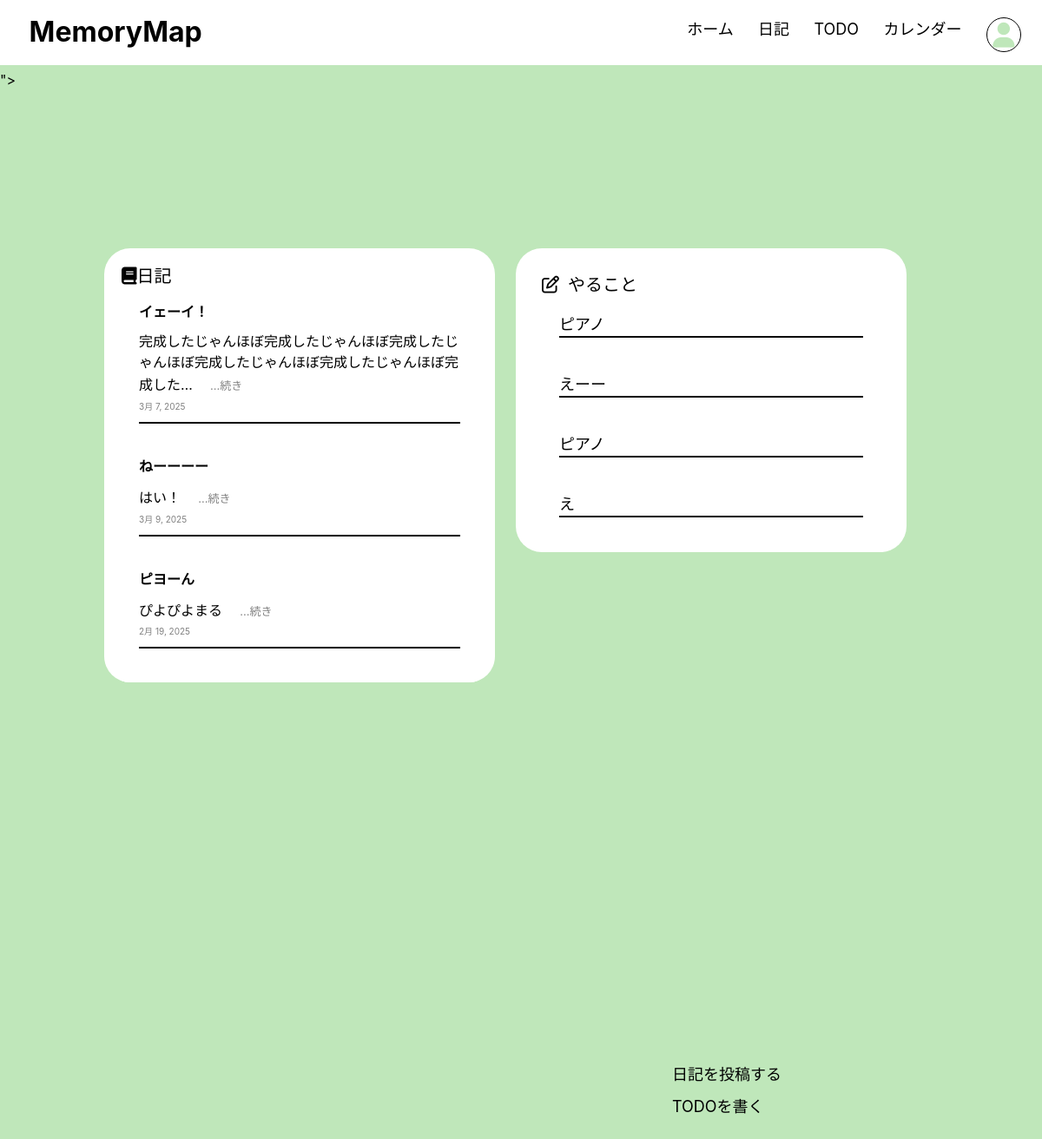
Before: / with the older database file.
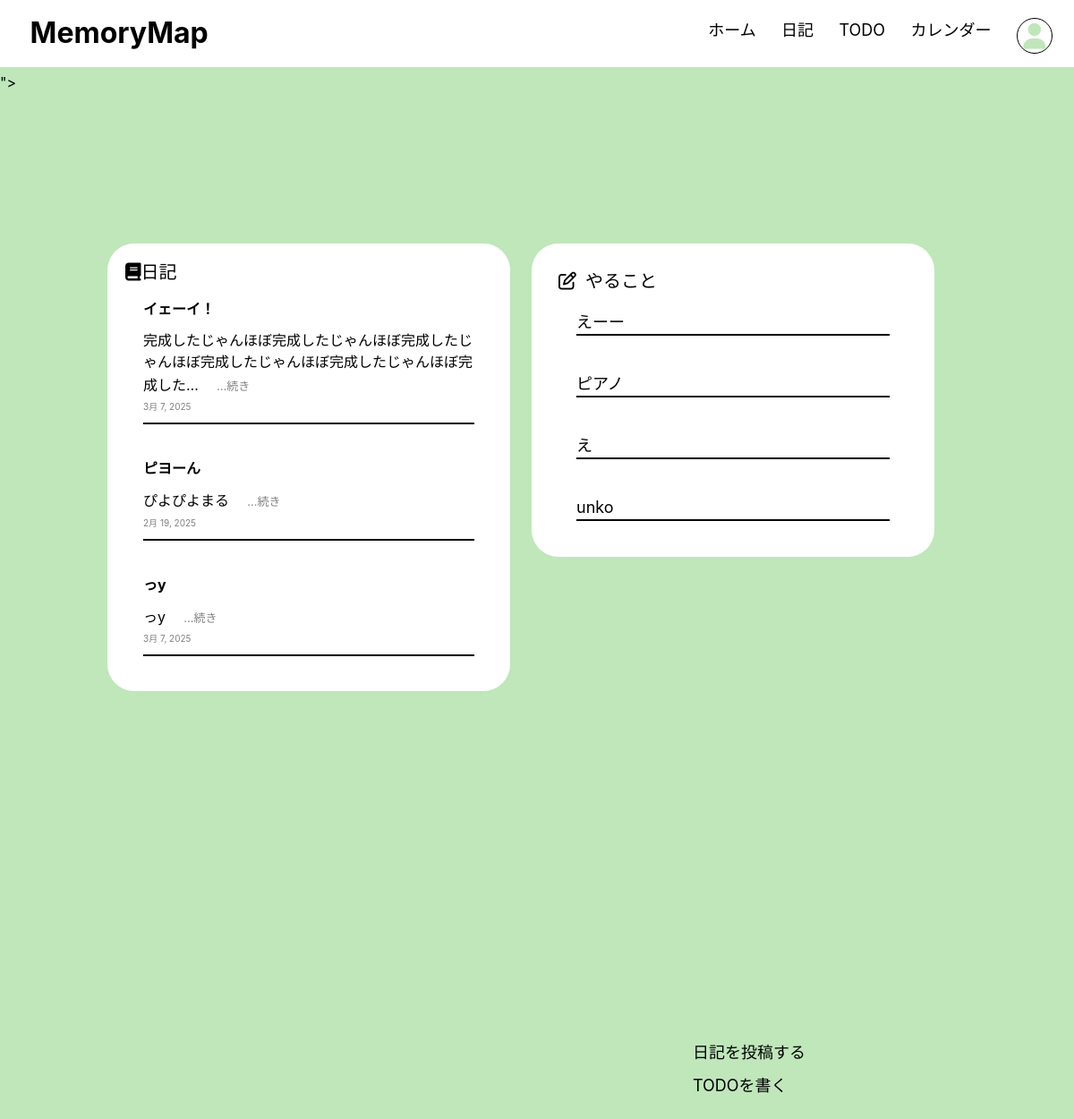
After: the same page with the newer database file.
### diary/models.py (models this page shows)
class Diary(models.Model):
    id = models.UUIDField(primary_key=True,default=uuid.uuid4,editable=False)
    date = models.DateField(verbose_name='日付',default=timezone.now)
    title = models.CharField(verbose_name='タイトル',max_length=40)
    text = models.CharField(verbose_name='本文',max_length=200)
    created_at = models.DateTimeField(verbose_name='作成日時',default=timezone.now)
    updated_at = models.DateTimeField(verbose_name='編集日時',blank=True,null=True)

class Todo(models.Model):
    id = models.AutoField(primary_key=True)
    time = models.DateTimeField(verbose_name="作成日", default=timezone.now)
    memo = models.TextField()
    is_completed = models.BooleanField(default=False)

### diary/views.py (the view)
# urls.py: path('', views.IndexView.as_view(), name='index'),
class IndexView(TemplateView):
    template_name = 'index.html'
    def get_context_data(self, **kwargs):
        context = super().get_context_data(**kwargs)
        context['diary_list'] = Diary.objects.all().order_by('-id')
        context['todo_list'] = Todo.objects.all().order_by('-id')
        return context

### templates/index.html (shortened to what this page needs)
{% extends "base.html" %}
{% load static %}
{% block extra_css %}<link rel="stylesheet" href="{% static 'css/style.css' %}">{% endblock %}
{% block content %}
<main class="main">
    <section class="diary">
        <div class="diary">
            <h1 class="mydiary"><i class="fa-solid fa-book"></i>日記</h1>
            <div class="row">
                {% for diary in diary_list %}
                <div class="col-12">
                    <div class="card">
                        <div class="card-body">
                            <h5 class="card-title"><a href="{% url 'diary:diary_detail' diary.pk %}">{{ diary.title }}</a></h5>
                            <div class="text">
                            <p class="card-text">{{ diary.text|truncatechars:50 }}
                                <a href="{% url 'diary:diary_detail' diary.pk %}" class="btn btn-primary">&nbsp;...続き</a>
                            </p>
                            </div>
                            <p class="card-date">{{ diary.date }}</p>
                            <div class="line"></div>
                        </div>
                    </div>
                </div>
                {% endfor %}
            </div>
        </div>
    </section>
    <section class="todo">
        <div class="content">
            <h1 class="today"><i class="fa-regular fa-pen-to-square"></i>やること</h1>
            <div class="row">
                {% for todo in todo_list %}
                <div class="col-12">
                    <div class="card">
                        <div class="card-body">
                            <div class="memo">
                                <p class="card-memo">{{ todo.memo }}</p>
                            </div>
                            <div class="line"></div>
                        </div>
                    </div>
                </div>
                {% empty %}
                    <p>やることはありません。</p>
                {% endfor %}
            </div>
        </div>
    </section>
    <div class="write">
        <p><a href="{% url 'diary:diary_create' %}">日記を投稿する</a></p>
        <p><a href="{% url 'diary:todo_list' %}">TODOを書く</a></p>
    </div>
</main>
{% endblock %}

### templates/base.html (shortened to what this page needs)
{% load static %}
<!DOCTYPE html>
<html lang="ja">
<head>
    {% load bootstrap4 %}
    {% bootstrap_css %}
    <link rel="stylesheet" href="{% static 'css/destyle.css' %}">
    {% block extra_css %}{% endblock %}
    <link rel="stylesheet" href="https://cdnjs.cloudflare.com/ajax/libs/font-awesome/6.5.1/css/all.min.css">
</head>
<body>
    <header>
        <div class="logo">
            <a href="{% url 'diary:index' %}"><h1>MemoryMap</h1></a>
        </div>
        <nav>
            <ul>
                <li><a href="{% url 'diary:index' %}">ホーム</a></li>
                <li><a href="{% url 'diary:diary_list' %}">日記</a></li>
                <li><a href="{% url 'diary:todo_list' %}">TODO</a></li>
                <li>カレンダー</li>
                <li><div class=user-icon><i class="fa-solid fa-user"></i></div></li>
            </ul>
        </nav>
    </header>
    <main class="container">
        {% block content %}
        {% endblock %}
    </main>
    <input type="hidden" id="csrf_token" value="{% csrf_token %}">
</body>
</html>

### static/css/destyle.css (style rules this page uses)
html { line-height: 1.15; -webkit-text-size-adjust: 100%; -webkit-tap-highlight-color: transparent; }
body { margin: 0; }
main { display: block; }
p, table, blockquote, address, pre, iframe, form, figure, dl { margin: 0; }
h1, h2, h3, h4, h5, h6 { font-size: inherit; font-weight: inherit; margin: 0; }
ul, ol { margin: 0; padding: 0; list-style: none; }
a { background-color: transparent; text-decoration: none; color: inherit; }

### static/css/style.css (style rules this page uses)
:root { --mainColor: #BFE7BA; --subColor: white; --accentColor: #88c057; --btnColor:#417c0d; }
html { font-size: 100%; line-height: 1.8; }
body { color: #000000; background-color: var(--mainColor); }
header { display: flex; justify-content: space-between; align-items: center; padding:15px 10px; background-color:var(--subColor); position: fixed; top: 0; left: 0; width: 100%; z-index: 1000; }
nav ul { display:flex; list-style-type: none; justify-content: space-around; font-size: 18px; }
nav { width:35%; padding-top:5px; }
.logo { font-size:2rem; font-weight: bold; padding-left: 2%; }
.fa-user { color: var(--mainColor); font-size: 1.8rem; }
.user-icon { width: 40px; height: 40px; display: flex; align-items: center; justify-content: center; border: 1px solid #000000; border-radius: 50%; }
a { text-decoration: none; }
.main { width: 80%; max-width: 800px; margin: 20px auto; padding: 20px; }
section.diary { background-color: var(--subColor); position: absolute; top: 20%; left: 10%; width: 450px; height: 500px; border-radius: 30px; overflow: hidden; }
section.diary .diary { overflow-y: auto; max-height: 100%; scrollbar-width: thin; scrollbar-color: #a0a0a0 #e0e0e0; flex: 1; padding: 20px; }
h1.mydiary { font-size: 20px; }
.card { border: none; box-shadow: none; }
.card-title { font-weight: bold; }
.line { border-width:0.3px; border-style:solid; }
.text { align-items: baseline; }
.card-date { color: gray; font-size:10px; padding-bottom: 10px; }
.btn-primary { font-size:13px; color:gray; background-color: transparent; border: none; }
section.todo { background-color: white; position: absolute; top:20%; right:13%; width: 450px; height: 350px; border-radius: 30px; overflow: hidden; }
section.todo .content { overflow-y: auto; max-height: 100%; scrollbar-width: thin; scrollbar-color: #a0a0a0 #e0e0e0; flex: 1; padding: 30px; }
h1.today { display: flex; align-items: center; gap: 10px; font-size: 20px; }
.memo { font-size:18px; }
.write { position: absolute; bottom:10%; right:25%; font-size: 18px; }
.write p { padding-top:10px; }

Changed rows visible on the page:
removed Diary: title "ねーーーー", text "はい！", date "3月 9, 2025"
removed Todo: memo "ピアノ"
now on this page (row unchanged): Diary: title "っy", text "っy", date "3月 7, 2025"
now on this page (row unchanged): Todo: memo "unko"
